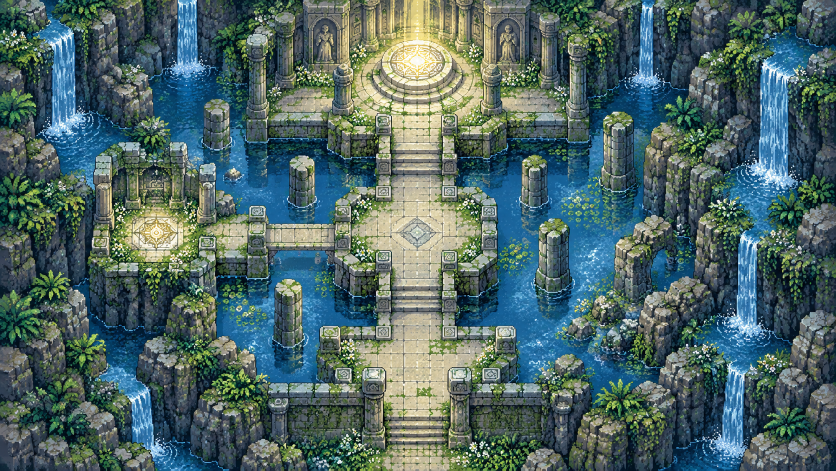
#> input picture assets/maps/revival_shrine/background.png, 1672 x 941 px (shown at 1/2 size)
$ python build_revival_shrine_collision.py
#> lines starting #> are read from the running program, lines starting #| are printed output that depends on the picture; after the words box and inside, x2 and y2 are one past the last pixel; in counts of white or black regions, pixels touching at a corner belong together
# -*- coding: utf-8 -*-
"""Build assets/maps/revival_shrine/collision.png for the CURRENT No.15 ふっかつのほこら background.

background.png (1672x941) is byte-identical to assets/maps/reference/reference/新しいフォルダー/ふっかつのほこら_イメージ.png
(the top-down pixel map; the similarly named ふっかつのほこら.png is the painted illustration used as the entry splash) and
is never modified. The shrine is a few straight stone causeways, courts and one bridge over water, and its mossy flagstones
fail a colour test in patches, so unlike the village tools the walkable area is drawn by hand: the rectangles below are
walkable, OBSTACLES are cut back out, and only the area connected to the south entrance stairs is kept.

    python tools/build_revival_shrine_collision.py                    # rewrite collision.png
    python tools/build_revival_shrine_collision.py --preview out.png  # + the background with blocked areas tinted red

white = walkable / black = blocked. Coordinates are native background pixels (the Scene multiplies them by
worldScale). 941 is not a multiple of 8, so the cell grid is computed on 944 rows and cropped back to 941.
"""
import argparse
from pathlib import Path

import numpy as np
from PIL import Image

REPO_ROOT = Path(__file__).resolve().parent.parent
MAP_DIR = REPO_ROOT / "assets" / "maps" / "revival_shrine"

WIDTH, HEIGHT = 1672, 941
CELL = 8
COLS, ROWS = WIDTH // CELL, -(-HEIGHT // CELL)

# Cell the connected area is grown from (= the fromWorldMap spawn on the south entrance stairs).
SEED = (836, 860)

# Walkable areas (x0, y0, x1, y1), x1 / y1 exclusive, multiples of CELL.
WALKABLE = [
    # south entrance stairs (they run off the bottom edge: the world-map exit sits here) and the gate passage above them
    ("entrance stairs", (784, 832, 888, 944)),
    ("gate passage", (784, 736, 888, 832)),
    # the lower court at the head of the gate passage
    ("lower court", (688, 672, 992, 744)),
    # stairs up from the lower court to the middle court
    ("lower stairs", (784, 552, 888, 680)),
    # the octagonal middle court with the diamond floor mark
    ("middle court", (712, 400, 960, 576)),
    # the opening in the court's west wall, the stone bridge over the water, its landing and the west island with the sigil
    ("west court gate", (664, 448, 720, 504)),
    ("west bridge", (528, 448, 672, 504)),
    ("west landing", (424, 440, 536, 512)),
    ("west island", (200, 424, 432, 536)),
    # stairs up from the middle court to the upper terrace
    ("upper stairs", (784, 232, 888, 400)),
    # the upper terrace in front of the altar, and the round altar steps up to the glowing dais
    ("upper terrace", (552, 184, 1128, 248)),
    ("altar steps", (728, 88, 944, 184)),
]

# Blocked areas (x0, y0, x1, y1) inside the walkable rectangles.
OBSTACLES = [
    # the two tall pillars standing on the upper terrace either side of the altar
    (656, 128, 712, 240),
    (960, 128, 1016, 240),
]


def paint(cells, rect, value):
    for v in rect:
        assert v % CELL == 0, f"{rect} is not aligned to the {CELL}px cell grid"
    x0, y0, x1, y1 = rect
    cells[y0 // CELL:y1 // CELL, x0 // CELL:x1 // CELL] = value


def connected_from(cells, seed_cell):
    keep = np.zeros_like(cells)
    stack = [seed_cell]
    while stack:
        row, col = stack.pop()
        if not (0 <= row < ROWS and 0 <= col < COLS) or keep[row, col] or not cells[row, col]:
            continue
        keep[row, col] = True
        stack.extend(((row + 1, col), (row - 1, col), (row, col + 1), (row, col - 1)))
    return keep


def build(preview=None):
    background = Image.open(MAP_DIR / "background.png")
#> background is the input picture: PIL image 1672x941 RGB; mean R, G, B 78.3, 103.2, 101.7
    assert background.size == (WIDTH, HEIGHT), f"background.png is {background.size}, expected {(WIDTH, HEIGHT)}"
    cells = np.zeros((ROWS, COLS), dtype=bool)
    for _, rect in WALKABLE:
        paint(cells, rect, True)
    for rect in OBSTACLES:
        paint(cells, rect, False)
    cells = connected_from(cells, (SEED[1] // CELL, SEED[0] // CELL))

    full = Image.fromarray((cells * 255).astype("uint8")).resize((COLS * CELL, ROWS * CELL), Image.NEAREST)
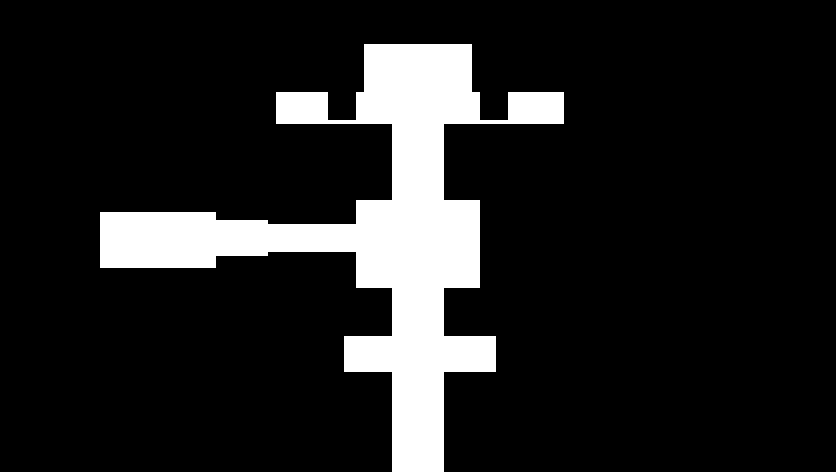
#> full: PIL image 1672x944 L (shown at 1/2 size); 13.1% white; 1 white region, box (x1, y1, x2, y2) and area: (200, 88, 1128, 944) 206784
    mask = full.crop((0, 0, WIDTH, HEIGHT)).convert("RGB")
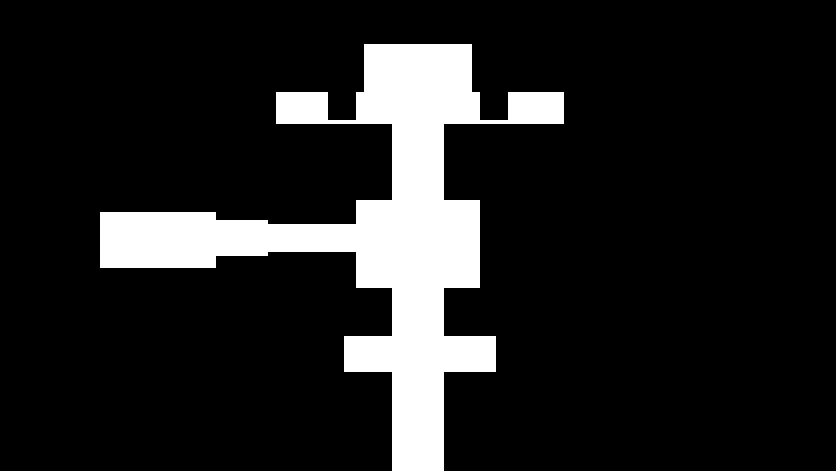
#> mask: PIL image 1672x941 RGB (shown at 1/2 size); 13.1% white; 1 white region, box (x1, y1, x2, y2) and area: (200, 88, 1128, 941) 206472
    mask.save(MAP_DIR / "collision.png", optimize=True)
    print(f"wrote {MAP_DIR / 'collision.png'} ({WIDTH}x{HEIGHT}, walkable cells={int(cells.sum())})")

    if preview:
        red = Image.new("RGB", background.size, (255, 0, 0))
        tint = mask.convert("L").point(lambda v: 120 if v < 128 else 0)
        Image.composite(red, background.convert("RGB"), tint).save(preview)
        print(f"wrote preview {preview}")


if __name__ == "__main__":
    parser = argparse.ArgumentParser()
    parser.add_argument("--preview", help="also write the background with blocked areas tinted red to this path")
    build(parser.parse_args().preview)
